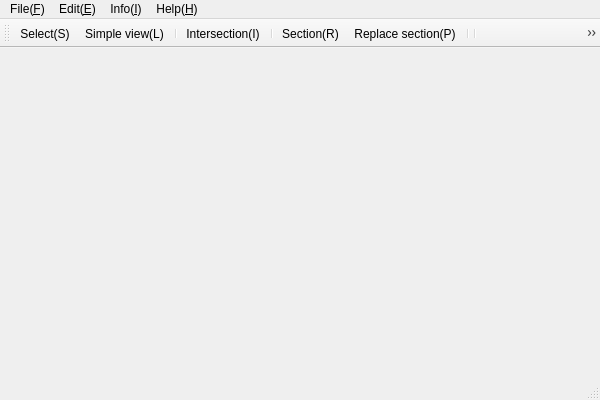
<?xml version="1.0" encoding="UTF-8"?>
<!-- ===============================================
  Copyright (C) 2014 ADVENTURE Project
  All Rights Reserved
================================================ -->
<ui version="4.0">
    <class>MainWindow</class>
    <widget class="QMainWindow" name="MainWindow">
        <property name="geometry">
            <rect>
                <x>0</x>
                <y>0</y>
                <width>600</width>
                <height>400</height>
            </rect>
        </property>
        <property name="windowTitle">
            <string>MapEditor for ADVENTURE_Mates</string>
        </property>
        <property name="windowIcon">
            <iconset resource="map_editor.qrc">
            <normaloff>:/icon/map_editor.png</normaloff>:/icon/map_editor.png</iconset>
        </property>
        <widget class="QWidget" name="centralWidget"/>
        <widget class="QMenuBar" name="menuBar">
            <property name="geometry">
                <rect>
                    <x>0</x>
                    <y>0</y>
                    <width>600</width>
                    <height>19</height>
                </rect>
            </property>
            <widget class="QMenu" name="menu_F">
                <property name="title">
                    <string>File(&amp;F)</string>
                </property>
                <addaction name="actionFileNew"/>
                <addaction name="actionFileOpen"/>
                <addaction name="separator"/>
                <addaction name="actionFileSave"/>
                <addaction name="actionFileSaveAs"/>
                <addaction name="separator"/>
                <addaction name="actionFileOption"/>
                <addaction name="separator"/>
                <addaction name="actionFileTestData"/>
                <addaction name="separator"/>
                <addaction name="actionExit"/>
                <addaction name="separator"/>
            </widget>
            <widget class="QMenu" name="menu_H">
                <property name="title">
                    <string>Help(&amp;H)</string>
                </property>
                <addaction name="actionAbout"/>
            </widget>
            <widget class="QMenu" name="menu_E">
                <property name="title">
                    <string>Edit(&amp;E)</string>
                </property>
                <addaction name="actionSelect"/>
                <addaction name="actionLarge"/>
                <addaction name="separator"/>
                <addaction name="actionIntsec"/>
                <addaction name="separator"/>
                <addaction name="actionRoad"/>
                <addaction name="actionRoadRepl"/>
                <addaction name="separator"/>
                <addaction name="actionLane2"/>
                <addaction name="actionLane4"/>
                <addaction name="separator"/>
                <addaction name="actionZoomIn"/>
                <addaction name="actionZoomOut"/>
                <addaction name="separator"/>
                <addaction name="actionDirJump"/>
                <addaction name="separator"/>
                <addaction name="actionConfigEditor"/>
            </widget>
            <widget class="QMenu" name="menu_I">
                <property name="title">
                    <string>Info(&amp;I)</string>
                </property>
                <addaction name="actionAllInfo"/>
            </widget>
            <addaction name="menu_F"/>
            <addaction name="menu_E"/>
            <addaction name="menu_I"/>
            <addaction name="menu_H"/>
        </widget>
        <widget class="QToolBar" name="mainToolBar">
            <attribute name="toolBarArea">
                <enum>TopToolBarArea</enum>
            </attribute>
            <attribute name="toolBarBreak">
                <bool>false</bool>
            </attribute>
            <addaction name="actionSelect"/>
            <addaction name="actionLarge"/>
            <addaction name="separator"/>
            <addaction name="actionIntsec"/>
            <addaction name="separator"/>
            <addaction name="actionRoad"/>
            <addaction name="actionRoadRepl"/>
            <addaction name="separator"/>
            <addaction name="separator"/>
            <addaction name="actionLane2"/>
            <addaction name="actionLane4"/>
            <addaction name="separator"/>
            <addaction name="actionZoomIn"/>
            <addaction name="actionZoomOut"/>
            <addaction name="separator"/>
            <addaction name="actionConfigEditor"/>
        </widget>
        <widget class="QStatusBar" name="statusBar"/>
        <action name="actionFileNew">
            <property name="text">
                <string>New(&amp;N)</string>
            </property>
            <property name="toolTip">
                <string>New</string>
            </property>
            <property name="shortcut">
                <string>Ctrl+N</string>
            </property>
        </action>
        <action name="actionFileOpen">
            <property name="text">
                <string>Open(&amp;O)</string>
            </property>
            <property name="toolTip">
                <string>Open</string>
            </property>
            <property name="shortcut">
                <string>Ctrl+O</string>
            </property>
        </action>
        <action name="actionFileSave">
            <property name="text">
                <string>Save(&amp;S)</string>
            </property>
            <property name="toolTip">
                <string>Save</string>
            </property>
            <property name="shortcut">
                <string>Ctrl+S</string>
            </property>
        </action>
        <action name="actionFileSaveAs">
            <property name="text">
                <string>Save as(&amp;A)</string>
            </property>
            <property name="toolTip">
                <string>Save as</string>
            </property>
        </action>
        <action name="actionFileOption">
            <property name="text">
                <string>Setting(&amp;O)</string>
            </property>
            <property name="toolTip">
                <string>Setting</string>
            </property>
            <property name="shortcut">
                <string>Alt+O</string>
            </property>
        </action>
        <action name="actionExit">
            <property name="text">
                <string>Quit(&amp;Q)</string>
            </property>
            <property name="toolTip">
                <string>Quit</string>
            </property>
            <property name="shortcut">
                <string>Ctrl+Q</string>
            </property>
        </action>
        <action name="actionAbout">
            <property name="text">
                <string>About MapEditor(&amp;A)</string>
            </property>
            <property name="toolTip">
                <string>About MapEditor</string>
            </property>
        </action>
        <action name="actionIntsec">
            <property name="checkable">
                <bool>true</bool>
            </property>
            <property name="icon">
                <iconset resource="map_editor.qrc">
                <normaloff>:/icon/tool_intsec.png</normaloff>:/icon/tool_intsec.png</iconset>
            </property>
            <property name="text">
                <string>Intersection(&amp;I)</string>
            </property>
            <property name="toolTip">
                <string>Edit Intersection</string>
            </property>
            <property name="shortcut">
                <string>Ctrl+I</string>
            </property>
        </action>
        <action name="actionRoad">
            <property name="checkable">
                <bool>true</bool>
            </property>
            <property name="icon">
                <iconset resource="map_editor.qrc">
                <normaloff>:/icon/tool_road.png</normaloff>:/icon/tool_road.png</iconset>
            </property>
            <property name="text">
                <string>Section(&amp;R)</string>
            </property>
            <property name="toolTip">
                <string>Edit Section</string>
            </property>
            <property name="shortcut">
                <string>Ctrl+R</string>
            </property>
        </action>
        <action name="actionRoadRepl">
            <property name="checkable">
                <bool>true</bool>
            </property>
            <property name="icon">
                <iconset resource="map_editor.qrc">
                <normaloff>:/icon/tool_road_repl.png</normaloff>:/icon/tool_road_repl.png</iconset>
            </property>
            <property name="text">
                <string>Replace section(&amp;P)</string>
            </property>
            <property name="toolTip">
                <string>Replace section</string>
            </property>
            <property name="shortcut">
                <string>Ctrl+P</string>
            </property>
        </action>
        <action name="actionZoomIn">
            <property name="icon">
                <iconset resource="map_editor.qrc">
                <normaloff>:/icon/tool_zoom_in.png</normaloff>:/icon/tool_zoom_in.png</iconset>
            </property>
            <property name="text">
                <string>Zoom in(&amp;Z)</string>
            </property>
            <property name="toolTip">
                <string>Zoom in</string>
            </property>
            <property name="shortcut">
                <string>+</string>
            </property>
        </action>
        <action name="actionZoomOut">
            <property name="icon">
                <iconset resource="map_editor.qrc">
                <normaloff>:/icon/tool_zoom_out.png</normaloff>:/icon/tool_zoom_out.png</iconset>
            </property>
            <property name="text">
                <string>Zoom out(&amp;O)</string>
            </property>
            <property name="toolTip">
                <string>Zoom out</string>
            </property>
            <property name="shortcut">
                <string>-</string>
            </property>
        </action>
        <action name="actionLane2">
            <property name="checkable">
                <bool>true</bool>
            </property>
            <property name="icon">
                <iconset resource="map_editor.qrc">
                <normaloff>:/icon/line2.png</normaloff>:/icon/line2.png</iconset>
            </property>
            <property name="text">
                <string>Section[1 lane each way](&amp;D)</string>
            </property>
            <property name="toolTip">
                <string>Create section[1 lanes each way]</string>
            </property>
        </action>
        <action name="actionLane4">
            <property name="checkable">
                <bool>true</bool>
            </property>
            <property name="icon">
                <iconset resource="map_editor.qrc">
                <normaloff>:/icon/line4.png</normaloff>:/icon/line4.png</iconset>
            </property>
            <property name="text">
                <string>Section[2 lanes each way](&amp;F)</string>
            </property>
            <property name="toolTip">
                <string>Create section[2 lanes each way]</string>
            </property>
        </action>
        <action name="actionFileTestData">
            <property name="text">
                <string>Test data(&amp;T)</string>
            </property>
            <property name="toolTip">
                <string>Test data</string>
            </property>
        </action>
        <action name="actionSelect">
            <property name="checkable">
                <bool>true</bool>
            </property>
            <property name="icon">
                <iconset resource="map_editor.qrc">
                <normaloff>:/icon/tool_select.png</normaloff>:/icon/tool_select.png</iconset>
            </property>
            <property name="text">
                <string>Select(S)</string>
            </property>
            <property name="toolTip">
                <string>Select</string>
            </property>
        </action>
        <action name="actionLarge">
            <property name="checkable">
                <bool>true</bool>
            </property>
            <property name="icon">
                <iconset resource="map_editor.qrc">
                <normaloff>:/icon/tool_large.png</normaloff>:/icon/tool_large.png</iconset>
            </property>
            <property name="text">
                <string>Simple view(&amp;L)</string>
            </property>
            <property name="toolTip">
                <string>Simple view</string>
            </property>
        </action>
        <action name="actionDirJump">
            <property name="text">
                <string>Jump to intersection(&amp;G)</string>
            </property>
            <property name="toolTip">
                <string>Jump to intersection</string>
            </property>
        </action>
        <action name="actionAllInfo">
            <property name="text">
                <string>Roadmap info(&amp;I)</string>
            </property>
            <property name="toolTip">
                <string>Roadmap info</string>
            </property>
        </action>
    </widget>
    <layoutdefault spacing="6" margin="11"/>
    <resources>
        <include location="map_editor.qrc"/>
    </resources>
    <connections/>
</ui>
